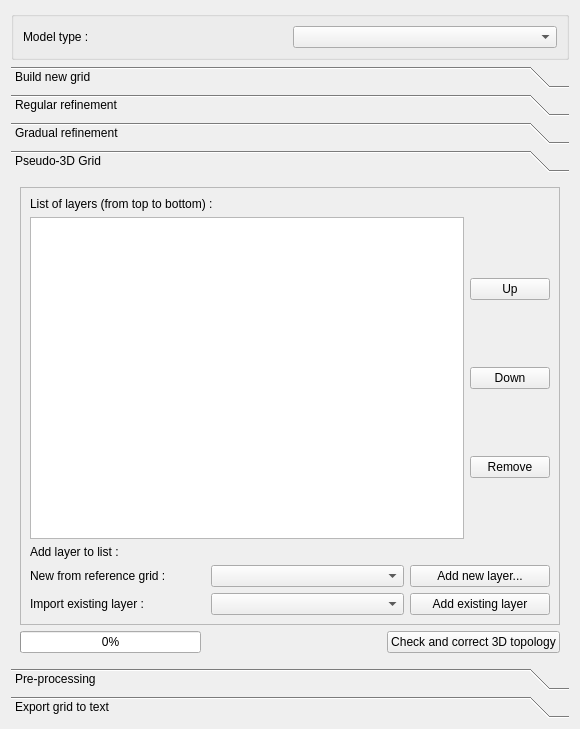
<?xml version="1.0" encoding="UTF-8"?>
<ui version="4.0">
 <class>QGridder</class>
 <widget class="QDialog" name="QGridder">
  <property name="geometry">
   <rect>
    <x>0</x>
    <y>0</y>
    <width>580</width>
    <height>729</height>
   </rect>
  </property>
  <property name="windowTitle">
   <string>Qgridder</string>
  </property>
  <layout class="QVBoxLayout" name="verticalLayout_7">
   <item>
    <widget class="QGroupBox" name="groupBox_4">
     <property name="title">
      <string/>
     </property>
     <layout class="QVBoxLayout" name="verticalLayout_3">
      <item>
       <layout class="QHBoxLayout" name="horizontalLayout_12">
        <item>
         <widget class="QLabel" name="label_22">
          <property name="text">
           <string>Model type :</string>
          </property>
         </widget>
        </item>
        <item>
         <widget class="QComboBox" name="listModelName">
          <property name="editable">
           <bool>false</bool>
          </property>
         </widget>
        </item>
       </layout>
      </item>
     </layout>
    </widget>
   </item>
   <item>
    <widget class="QToolBox" name="toolBox">
     <property name="enabled">
      <bool>true</bool>
     </property>
     <property name="currentIndex">
      <number>3</number>
     </property>
     <widget class="QWidget" name="page_grid">
      <property name="geometry">
       <rect>
        <x>0</x>
        <y>-87</y>
        <width>546</width>
        <height>501</height>
       </rect>
      </property>
      <attribute name="label">
       <string>Build new grid</string>
      </attribute>
      <layout class="QVBoxLayout" name="verticalLayout">
       <item>
        <widget class="QGroupBox" name="groupBox">
         <property name="title">
          <string>Grid extent</string>
         </property>
         <layout class="QGridLayout" name="gridLayout_4">
          <item row="2" column="0">
           <layout class="QGridLayout" name="gridLayout_3">
            <item row="0" column="0">
             <widget class="QPushButton" name="buttonUpdateFromLayer">
              <property name="text">
               <string>Update extents from layer</string>
              </property>
             </widget>
            </item>
            <item row="0" column="1">
             <widget class="QPushButton" name="buttonUpdateFromCanvas">
              <property name="text">
               <string>Update extents from canvas</string>
              </property>
             </widget>
            </item>
           </layout>
          </item>
          <item row="1" column="0">
           <widget class="QComboBox" name="listSourceLayer"/>
          </item>
          <item row="3" column="0">
           <layout class="QGridLayout" name="gridLayout_2">
            <item row="0" column="1">
             <widget class="QLineEdit" name="textXmin">
              <property name="text">
               <string>0</string>
              </property>
             </widget>
            </item>
            <item row="0" column="2">
             <widget class="QLabel" name="label_2">
              <property name="text">
               <string>Y Min</string>
              </property>
             </widget>
            </item>
            <item row="0" column="3">
             <widget class="QLineEdit" name="textYmin">
              <property name="text">
               <string>0</string>
              </property>
             </widget>
            </item>
            <item row="0" column="0">
             <widget class="QLabel" name="label_3">
              <property name="text">
               <string>X Min</string>
              </property>
             </widget>
            </item>
            <item row="1" column="3">
             <widget class="QLineEdit" name="textYmax">
              <property name="text">
               <string>100</string>
              </property>
             </widget>
            </item>
            <item row="1" column="2">
             <widget class="QLabel" name="label_4">
              <property name="text">
               <string>Y Max</string>
              </property>
             </widget>
            </item>
            <item row="1" column="0">
             <widget class="QLabel" name="label_1">
              <property name="text">
               <string>X Max</string>
              </property>
             </widget>
            </item>
            <item row="1" column="1">
             <widget class="QLineEdit" name="textXmax">
              <property name="text">
               <string>100</string>
              </property>
             </widget>
            </item>
           </layout>
          </item>
          <item row="0" column="0">
           <widget class="QLabel" name="label_7">
            <property name="text">
             <string>Fectch extents from existing layer : </string>
            </property>
           </widget>
          </item>
          <item row="4" column="0">
           <widget class="QLabel" name="label_8">
            <property name="text">
             <string>Note : maximum values of X and Y will be adjusted to obtain exact resolution.</string>
            </property>
           </widget>
          </item>
         </layout>
        </widget>
       </item>
       <item>
        <widget class="QGroupBox" name="groupBox_2">
         <property name="title">
          <string>Grid resolution (in map unit)</string>
         </property>
         <layout class="QGridLayout" name="gridLayout">
          <item row="0" column="0">
           <layout class="QGridLayout" name="gridLayout_5">
            <item row="0" column="4">
             <widget class="QDoubleSpinBox" name="sboxYres">
              <property name="enabled">
               <bool>true</bool>
              </property>
              <property name="minimumSize">
               <size>
                <width>150</width>
                <height>0</height>
               </size>
              </property>
              <property name="maximum">
               <double>1000000000.000000000000000</double>
              </property>
             </widget>
            </item>
            <item row="0" column="3">
             <widget class="QLabel" name="label_6">
              <property name="text">
               <string>Y</string>
              </property>
             </widget>
            </item>
            <item row="0" column="1">
             <widget class="QLabel" name="label_5">
              <property name="text">
               <string>X</string>
              </property>
             </widget>
            </item>
            <item row="0" column="2">
             <widget class="QDoubleSpinBox" name="sboxXres">
              <property name="minimumSize">
               <size>
                <width>150</width>
                <height>0</height>
               </size>
              </property>
              <property name="maximum">
               <double>1000000000.000000000000000</double>
              </property>
             </widget>
            </item>
            <item row="0" column="5">
             <widget class="QCheckBox" name="checkRatio">
              <property name="text">
               <string> 1:1 ratio</string>
              </property>
             </widget>
            </item>
           </layout>
          </item>
          <item row="1" column="0">
           <layout class="QHBoxLayout" name="horizontalLayout_9">
            <item>
             <widget class="QLabel" name="label_13">
              <property name="text">
               <string>Estimated number of grid cells : </string>
              </property>
             </widget>
            </item>
            <item>
             <widget class="QLabel" name="labelNumberCells">
              <property name="text">
               <string/>
              </property>
             </widget>
            </item>
           </layout>
          </item>
         </layout>
        </widget>
       </item>
       <item>
        <widget class="QGroupBox" name="groupBox_3">
         <property name="title">
          <string>Output</string>
         </property>
         <layout class="QGridLayout" name="gridLayout_8">
          <item row="0" column="0">
           <layout class="QGridLayout" name="gridLayout_7">
            <item row="3" column="1">
             <widget class="QLineEdit" name="textOutFilename">
              <property name="text">
               <string>grid.shp</string>
              </property>
             </widget>
            </item>
            <item row="3" column="2">
             <widget class="QPushButton" name="buttonBrowse">
              <property name="text">
               <string>Browse...</string>
              </property>
             </widget>
            </item>
            <item row="3" column="0">
             <widget class="QLabel" name="label">
              <property name="text">
               <string>Output layer</string>
              </property>
             </widget>
            </item>
           </layout>
          </item>
          <item row="1" column="0">
           <widget class="QCheckBox" name="checkLoadLayer">
            <property name="text">
             <string>Load layer after creation</string>
            </property>
           </widget>
          </item>
         </layout>
        </widget>
       </item>
       <item>
        <layout class="QHBoxLayout" name="horizontalLayout_3">
         <item>
          <widget class="QProgressBar" name="progressBarBuildGrid">
           <property name="value">
            <number>0</number>
           </property>
          </widget>
         </item>
         <item>
          <spacer name="horizontalSpacer_2">
           <property name="orientation">
            <enum>Qt::Horizontal</enum>
           </property>
           <property name="sizeHint" stdset="0">
            <size>
             <width>78</width>
             <height>17</height>
            </size>
           </property>
          </spacer>
         </item>
         <item>
          <widget class="QPushButton" name="buttonWriteGrid">
           <property name="text">
            <string>Build grid</string>
           </property>
          </widget>
         </item>
        </layout>
       </item>
      </layout>
     </widget>
     <widget class="QWidget" name="page_toplogy">
      <property name="geometry">
       <rect>
        <x>0</x>
        <y>0</y>
        <width>556</width>
        <height>429</height>
       </rect>
      </property>
      <attribute name="label">
       <string>Regular refinement</string>
      </attribute>
      <layout class="QVBoxLayout" name="verticalLayout_2">
       <item>
        <layout class="QHBoxLayout" name="horizontalLayout_11">
         <item>
          <widget class="QLabel" name="labelGridLayer">
           <property name="text">
            <string>Grid layer :</string>
           </property>
          </widget>
         </item>
         <item>
          <widget class="QComboBox" name="listGridLayer">
           <property name="enabled">
            <bool>true</bool>
           </property>
          </widget>
         </item>
        </layout>
       </item>
       <item>
        <widget class="QLabel" name="label_9">
         <property name="text">
          <string>Divide by :</string>
         </property>
        </widget>
       </item>
       <item>
        <layout class="QHBoxLayout" name="horizontalLayout">
         <item>
          <widget class="QLabel" name="label_11">
           <property name="text">
            <string>horizontally :</string>
           </property>
          </widget>
         </item>
         <item>
          <widget class="QSpinBox" name="sboxDivideHoriz">
           <property name="minimum">
            <number>1</number>
           </property>
           <property name="maximum">
            <number>100</number>
           </property>
          </widget>
         </item>
         <item>
          <widget class="QLabel" name="label_10">
           <property name="text">
            <string>vertically :</string>
           </property>
          </widget>
         </item>
         <item>
          <widget class="QSpinBox" name="sboxDivideVert">
           <property name="minimum">
            <number>1</number>
           </property>
           <property name="maximum">
            <number>100</number>
           </property>
          </widget>
         </item>
         <item>
          <widget class="QCheckBox" name="checkDivideRatio">
           <property name="text">
            <string>Lock 1:1 ratio</string>
           </property>
          </widget>
         </item>
        </layout>
       </item>
       <item>
        <layout class="QHBoxLayout" name="horizontalLayout_8">
         <item>
          <widget class="QCheckBox" name="checkTopo">
           <property name="text">
            <string>Check topology  for selected model type</string>
           </property>
          </widget>
         </item>
         <item>
          <spacer name="horizontalSpacer_5">
           <property name="orientation">
            <enum>Qt::Horizontal</enum>
           </property>
           <property name="sizeHint" stdset="0">
            <size>
             <width>128</width>
             <height>21</height>
            </size>
           </property>
          </spacer>
         </item>
        </layout>
       </item>
       <item>
        <layout class="QHBoxLayout" name="horizontalLayout_2">
         <item>
          <widget class="QProgressBar" name="progressBarRegularRefine">
           <property name="value">
            <number>0</number>
           </property>
          </widget>
         </item>
         <item>
          <widget class="QLabel" name="labelIterations">
           <property name="text">
            <string>Iterations : </string>
           </property>
          </widget>
         </item>
         <item>
          <widget class="QLabel" name="labelIter">
           <property name="text">
            <string>0</string>
           </property>
          </widget>
         </item>
         <item>
          <spacer name="horizontalSpacer">
           <property name="orientation">
            <enum>Qt::Horizontal</enum>
           </property>
           <property name="sizeHint" stdset="0">
            <size>
             <width>40</width>
             <height>20</height>
            </size>
           </property>
          </spacer>
         </item>
         <item>
          <widget class="QPushButton" name="buttonRegularRefile">
           <property name="text">
            <string>Refine selection </string>
           </property>
          </widget>
         </item>
        </layout>
       </item>
       <item>
        <spacer name="verticalSpacer">
         <property name="orientation">
          <enum>Qt::Vertical</enum>
         </property>
         <property name="sizeHint" stdset="0">
          <size>
           <width>20</width>
           <height>290</height>
          </size>
         </property>
        </spacer>
       </item>
      </layout>
     </widget>
     <widget class="QWidget" name="page">
      <property name="geometry">
       <rect>
        <x>0</x>
        <y>0</y>
        <width>556</width>
        <height>429</height>
       </rect>
      </property>
      <attribute name="label">
       <string>Gradual refinement</string>
      </attribute>
      <layout class="QVBoxLayout" name="verticalLayout_4">
       <item>
        <widget class="QLabel" name="label_12">
         <property name="text">
          <string>Grid layer :</string>
         </property>
        </widget>
       </item>
       <item>
        <widget class="QComboBox" name="listGridLayer_2"/>
       </item>
       <item>
        <widget class="QLabel" name="label_14">
         <property name="text">
          <string>Resolution :</string>
         </property>
        </widget>
       </item>
       <item>
        <layout class="QHBoxLayout" name="horizontalLayout_4">
         <item>
          <widget class="QLabel" name="label_17">
           <property name="text">
            <string>Horizontally:</string>
           </property>
          </widget>
         </item>
         <item>
          <widget class="QLabel" name="label_15">
           <property name="text">
            <string>Left</string>
           </property>
          </widget>
         </item>
         <item>
          <widget class="QDoubleSpinBox" name="sboxXres_2">
           <property name="minimumSize">
            <size>
             <width>150</width>
             <height>0</height>
            </size>
           </property>
           <property name="maximum">
            <double>1000000000.000000000000000</double>
           </property>
          </widget>
         </item>
         <item>
          <widget class="QLabel" name="label_16">
           <property name="text">
            <string>Right   </string>
           </property>
          </widget>
         </item>
         <item>
          <widget class="QDoubleSpinBox" name="sboxXres_3">
           <property name="minimumSize">
            <size>
             <width>150</width>
             <height>0</height>
            </size>
           </property>
           <property name="maximum">
            <double>1000000000.000000000000000</double>
           </property>
          </widget>
         </item>
        </layout>
       </item>
       <item>
        <layout class="QHBoxLayout" name="horizontalLayout_6">
         <item>
          <widget class="QLabel" name="label_18">
           <property name="text">
            <string>Vertically:    </string>
           </property>
          </widget>
         </item>
         <item>
          <widget class="QLabel" name="label_19">
           <property name="text">
            <string>Top</string>
           </property>
          </widget>
         </item>
         <item>
          <widget class="QDoubleSpinBox" name="sboxXres_4">
           <property name="minimumSize">
            <size>
             <width>150</width>
             <height>0</height>
            </size>
           </property>
           <property name="maximum">
            <double>1000000000.000000000000000</double>
           </property>
          </widget>
         </item>
         <item>
          <widget class="QLabel" name="label_20">
           <property name="text">
            <string>Bottom</string>
           </property>
          </widget>
         </item>
         <item>
          <widget class="QDoubleSpinBox" name="sboxXres_5">
           <property name="minimumSize">
            <size>
             <width>150</width>
             <height>0</height>
            </size>
           </property>
           <property name="maximum">
            <double>1000000000.000000000000000</double>
           </property>
          </widget>
         </item>
        </layout>
       </item>
       <item>
        <layout class="QHBoxLayout" name="horizontalLayout_7">
         <item>
          <spacer name="horizontalSpacer_3">
           <property name="orientation">
            <enum>Qt::Horizontal</enum>
           </property>
           <property name="sizeHint" stdset="0">
            <size>
             <width>40</width>
             <height>20</height>
            </size>
           </property>
          </spacer>
         </item>
         <item>
          <widget class="QPushButton" name="buttonRefineGrid_2">
           <property name="text">
            <string>Refine selection</string>
           </property>
          </widget>
         </item>
        </layout>
       </item>
       <item>
        <spacer name="verticalSpacer_2">
         <property name="orientation">
          <enum>Qt::Vertical</enum>
         </property>
         <property name="sizeHint" stdset="0">
          <size>
           <width>20</width>
           <height>269</height>
          </size>
         </property>
        </spacer>
       </item>
      </layout>
     </widget>
     <widget class="QWidget" name="page_4">
      <property name="geometry">
       <rect>
        <x>0</x>
        <y>0</y>
        <width>556</width>
        <height>429</height>
       </rect>
      </property>
      <attribute name="label">
       <string>Pseudo-3D Grid</string>
      </attribute>
      <layout class="QVBoxLayout" name="verticalLayout_9">
       <item>
        <widget class="QFrame" name="frame">
         <property name="frameShape">
          <enum>QFrame::StyledPanel</enum>
         </property>
         <property name="frameShadow">
          <enum>QFrame::Raised</enum>
         </property>
         <layout class="QVBoxLayout" name="verticalLayout_10">
          <item>
           <widget class="QLabel" name="label_25">
            <property name="text">
             <string>List of layers (from top to bottom) : </string>
            </property>
           </widget>
          </item>
          <item>
           <layout class="QHBoxLayout" name="horizontalLayout_10">
            <item>
             <widget class="QListWidget" name="listLayers3D"/>
            </item>
            <item>
             <layout class="QVBoxLayout" name="verticalLayout_8">
              <item>
               <widget class="QPushButton" name="buttonLayer3DUp">
                <property name="text">
                 <string>Up</string>
                </property>
               </widget>
              </item>
              <item>
               <widget class="QPushButton" name="buttonLayer3DDown">
                <property name="text">
                 <string>Down</string>
                </property>
               </widget>
              </item>
              <item>
               <widget class="QPushButton" name="buttonLayer3DRemove">
                <property name="text">
                 <string>Remove</string>
                </property>
               </widget>
              </item>
             </layout>
            </item>
           </layout>
          </item>
          <item>
           <widget class="QLabel" name="label_23">
            <property name="text">
             <string>Add layer to list : </string>
            </property>
           </widget>
          </item>
          <item>
           <layout class="QHBoxLayout" name="horizontalLayout_14">
            <item>
             <widget class="QLabel" name="label_21">
              <property name="maximumSize">
               <size>
                <width>175</width>
                <height>16777215</height>
               </size>
              </property>
              <property name="text">
               <string>New from reference grid :</string>
              </property>
             </widget>
            </item>
            <item>
             <widget class="QComboBox" name="listReferenceGrid"/>
            </item>
            <item>
             <widget class="QPushButton" name="buttonAddNewLayer3D">
              <property name="maximumSize">
               <size>
                <width>140</width>
                <height>16777215</height>
               </size>
              </property>
              <property name="text">
               <string>Add new layer...</string>
              </property>
             </widget>
            </item>
           </layout>
          </item>
          <item>
           <layout class="QHBoxLayout" name="horizontalLayout_16">
            <item>
             <widget class="QLabel" name="label_24">
              <property name="maximumSize">
               <size>
                <width>175</width>
                <height>16777215</height>
               </size>
              </property>
              <property name="text">
               <string>Import existing layer : </string>
              </property>
             </widget>
            </item>
            <item>
             <widget class="QComboBox" name="listExistingLayer"/>
            </item>
            <item>
             <widget class="QPushButton" name="buttonAddExistingLayer3D">
              <property name="maximumSize">
               <size>
                <width>140</width>
                <height>16777215</height>
               </size>
              </property>
              <property name="text">
               <string>Add existing layer</string>
              </property>
             </widget>
            </item>
           </layout>
          </item>
         </layout>
        </widget>
       </item>
       <item>
        <layout class="QHBoxLayout" name="horizontalLayout_15">
         <item>
          <widget class="QProgressBar" name="progressBarCheck3D">
           <property name="value">
            <number>0</number>
           </property>
          </widget>
         </item>
         <item>
          <spacer name="horizontalSpacer_8">
           <property name="orientation">
            <enum>Qt::Horizontal</enum>
           </property>
           <property name="sizeHint" stdset="0">
            <size>
             <width>40</width>
             <height>20</height>
            </size>
           </property>
          </spacer>
         </item>
         <item>
          <widget class="QPushButton" name="buttonCheck3D">
           <property name="text">
            <string>Check and correct 3D topology</string>
           </property>
          </widget>
         </item>
        </layout>
       </item>
      </layout>
     </widget>
     <widget class="QWidget" name="page_3">
      <property name="geometry">
       <rect>
        <x>0</x>
        <y>0</y>
        <width>556</width>
        <height>429</height>
       </rect>
      </property>
      <attribute name="label">
       <string>Pre-processing</string>
      </attribute>
      <layout class="QVBoxLayout" name="verticalLayout_6">
       <item>
        <layout class="QHBoxLayout" name="horizontalLayout_13">
         <item>
          <spacer name="horizontalSpacer_7">
           <property name="orientation">
            <enum>Qt::Horizontal</enum>
           </property>
           <property name="sizeHint" stdset="0">
            <size>
             <width>40</width>
             <height>20</height>
            </size>
           </property>
          </spacer>
         </item>
         <item>
          <widget class="QPushButton" name="buttonProceedNumbering">
           <property name="text">
            <string>Proceed to numbering</string>
           </property>
          </widget>
         </item>
        </layout>
       </item>
       <item>
        <spacer name="verticalSpacer_4">
         <property name="orientation">
          <enum>Qt::Vertical</enum>
         </property>
         <property name="sizeHint" stdset="0">
          <size>
           <width>20</width>
           <height>459</height>
          </size>
         </property>
        </spacer>
       </item>
      </layout>
     </widget>
     <widget class="QWidget" name="page_2">
      <property name="geometry">
       <rect>
        <x>0</x>
        <y>0</y>
        <width>556</width>
        <height>429</height>
       </rect>
      </property>
      <attribute name="label">
       <string>Export grid to text</string>
      </attribute>
      <layout class="QVBoxLayout" name="verticalLayout_5">
       <item>
        <layout class="QHBoxLayout" name="horizontalLayout_5">
         <item>
          <widget class="QProgressBar" name="progressBarExport">
           <property name="value">
            <number>0</number>
           </property>
          </widget>
         </item>
         <item>
          <spacer name="horizontalSpacer_4">
           <property name="orientation">
            <enum>Qt::Horizontal</enum>
           </property>
           <property name="sizeHint" stdset="0">
            <size>
             <width>40</width>
             <height>20</height>
            </size>
           </property>
          </spacer>
         </item>
         <item>
          <widget class="QPushButton" name="buttonExport">
           <property name="text">
            <string>Export</string>
           </property>
          </widget>
         </item>
        </layout>
       </item>
       <item>
        <spacer name="horizontalSpacer_6">
         <property name="orientation">
          <enum>Qt::Horizontal</enum>
         </property>
         <property name="sizeHint" stdset="0">
          <size>
           <width>598</width>
           <height>20</height>
          </size>
         </property>
        </spacer>
       </item>
       <item>
        <spacer name="verticalSpacer_3">
         <property name="orientation">
          <enum>Qt::Vertical</enum>
         </property>
         <property name="sizeHint" stdset="0">
          <size>
           <width>20</width>
           <height>367</height>
          </size>
         </property>
        </spacer>
       </item>
      </layout>
     </widget>
    </widget>
   </item>
  </layout>
 </widget>
 <tabstops>
  <tabstop>listModelName</tabstop>
  <tabstop>listSourceLayer</tabstop>
  <tabstop>buttonUpdateFromLayer</tabstop>
  <tabstop>buttonUpdateFromCanvas</tabstop>
  <tabstop>textXmin</tabstop>
  <tabstop>textYmin</tabstop>
  <tabstop>textXmax</tabstop>
  <tabstop>textYmax</tabstop>
  <tabstop>sboxXres</tabstop>
  <tabstop>sboxYres</tabstop>
  <tabstop>checkRatio</tabstop>
  <tabstop>textOutFilename</tabstop>
  <tabstop>buttonBrowse</tabstop>
  <tabstop>checkLoadLayer</tabstop>
  <tabstop>buttonWriteGrid</tabstop>
  <tabstop>sboxDivideVert</tabstop>
  <tabstop>checkDivideRatio</tabstop>
  <tabstop>checkTopo</tabstop>
  <tabstop>buttonRegularRefile</tabstop>
  <tabstop>listGridLayer_2</tabstop>
  <tabstop>sboxXres_2</tabstop>
  <tabstop>sboxXres_3</tabstop>
  <tabstop>sboxXres_4</tabstop>
  <tabstop>sboxXres_5</tabstop>
  <tabstop>buttonRefineGrid_2</tabstop>
  <tabstop>buttonProceedNumbering</tabstop>
  <tabstop>buttonExport</tabstop>
 </tabstops>
 <resources/>
 <connections/>
</ui>
